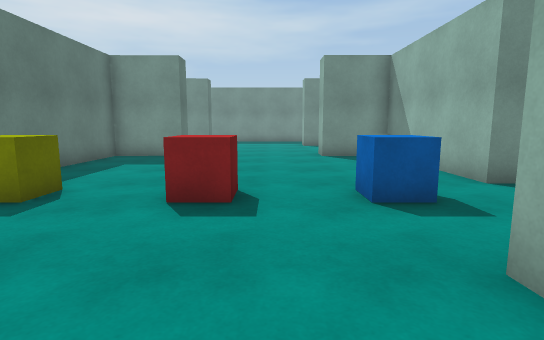
[1] (above)

20 first-person views from a walk through a scene from a Unity 3-D project. The camera is 1.2 m above the floor, tilts 8° down and sees 80° across. The floor is counted in squares, 1 m on a side. Each view is taken from the middle of a square. On the plan, view 1 faces up. The plan holds only what a view shows up to about 14 squares ahead; the rest is blank. The place goes on beyond the plan. The player character is not drawn.

[2]
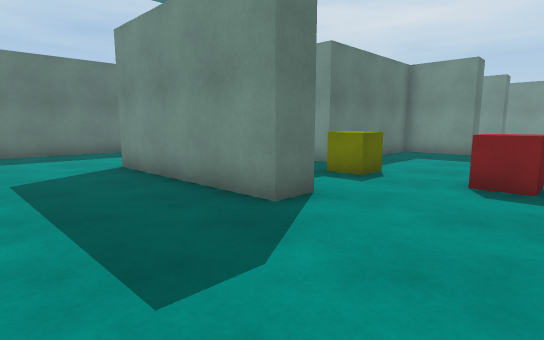

[3]
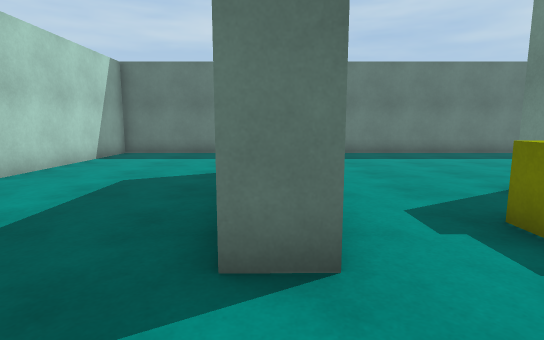

[4]
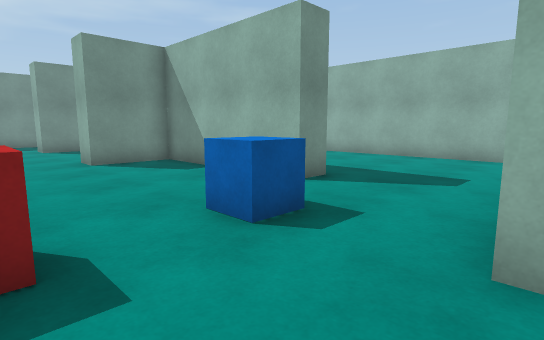

[5]
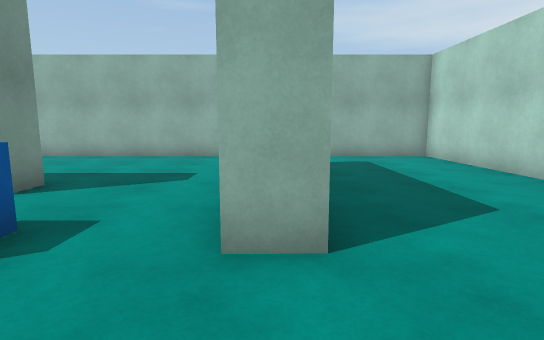

[6]
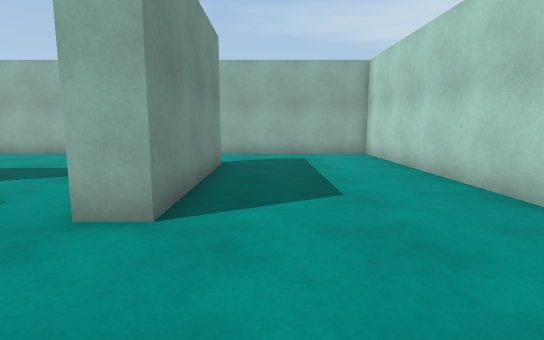

[7]
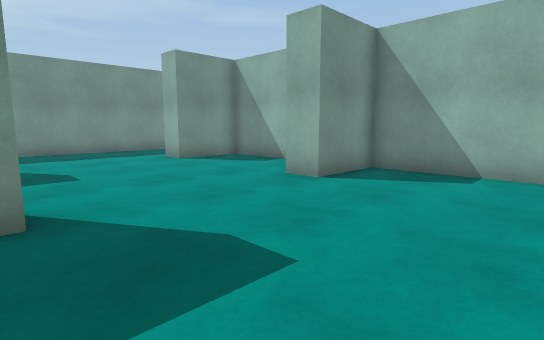

[8]
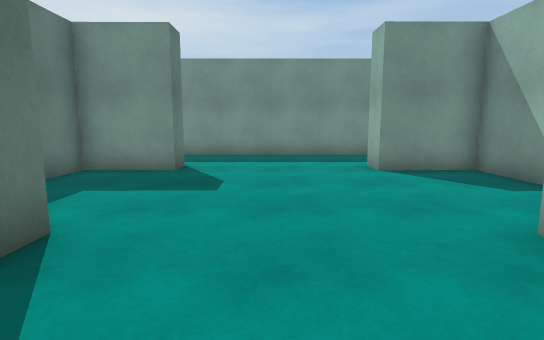

[9]
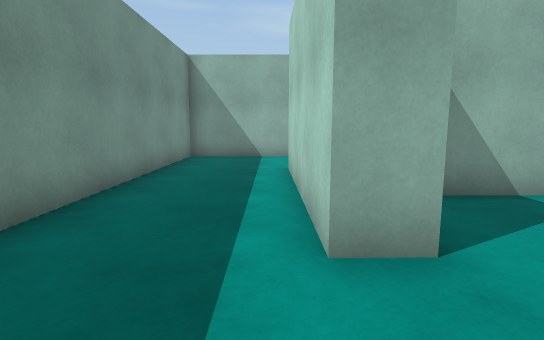

[10]
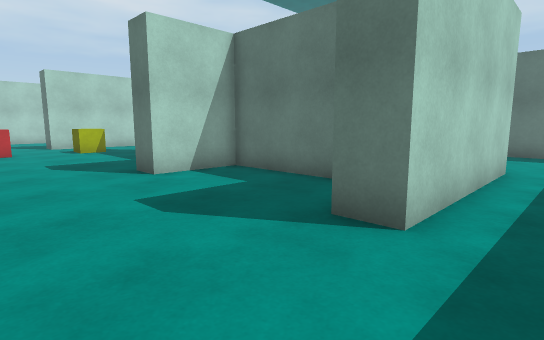

[11]
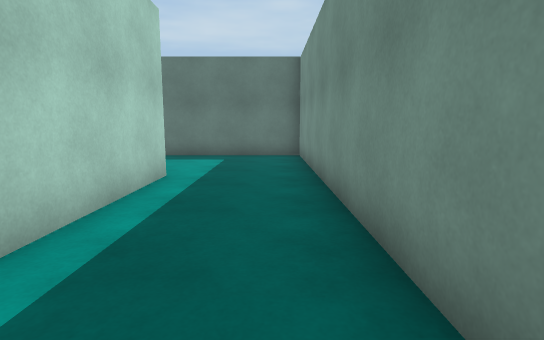

[12]
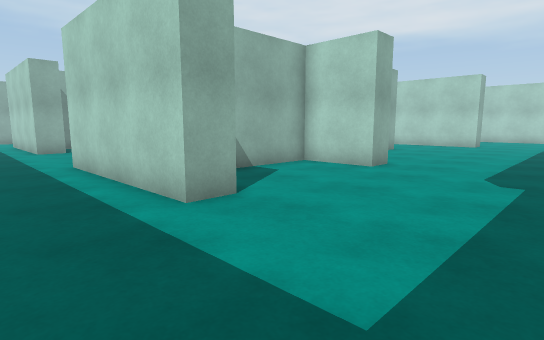

[13]
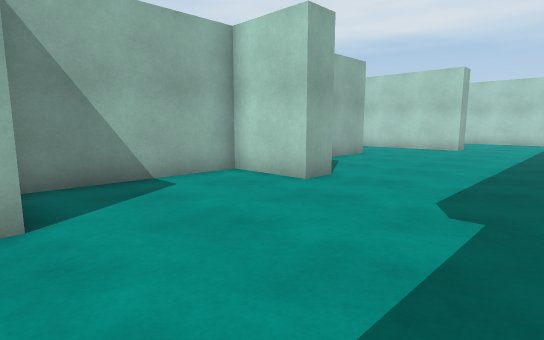

[14]
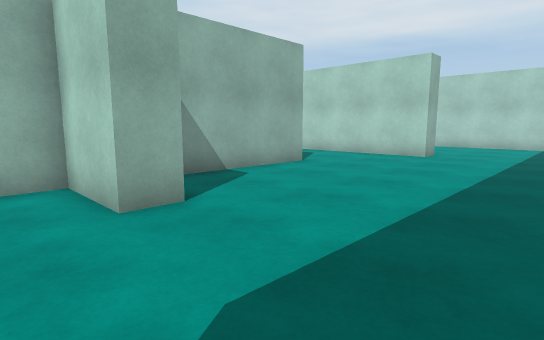

[15]
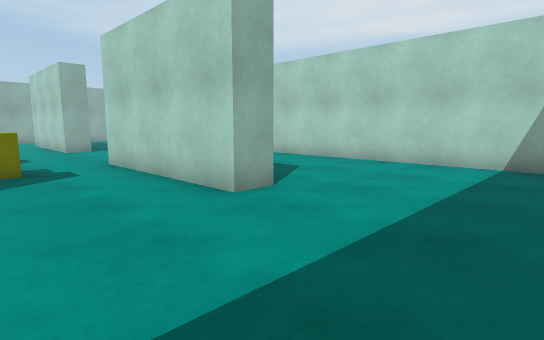

[16]
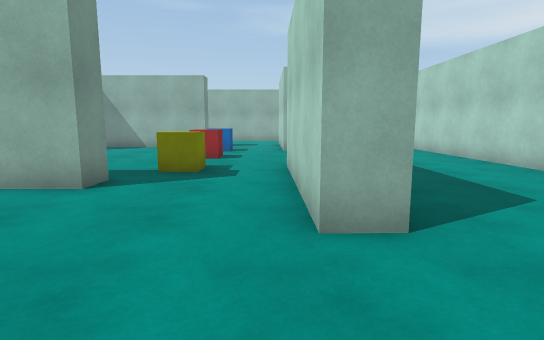

[17]
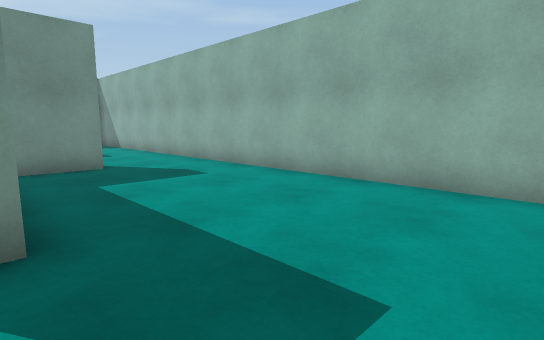

[18]
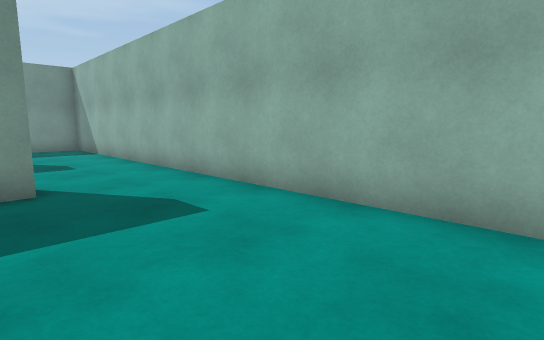

[19]
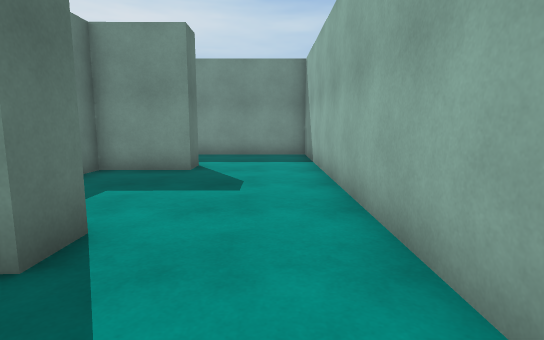

[20]
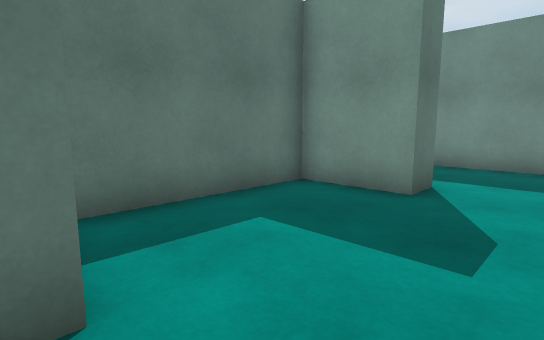

### Floor plan
Points are (right, up) in squares from view 1. A wall is a line through its corners. A room is listed if a view was taken in it or the views show most of it. See-through windows are left out.
Room 1 (views 1, 2, 3, 4, 5, 6, 7, 8, 9, 10, 11, 12, 13, 14, 15, 16, 17, 18, 19, 20)
walls: (-3.5, 2.6) (-3.4, 1.6) (-9.4, 1.5) (-9.4, 2.5) (-3.5, 2.6); (5.5, 6.6) (4.4, 6.6) (4.4, 12.5) (1.9, 12.4) (1.9, 13.5); (-9.5, 12.3) (-9.5, 13.4) (-7, 13.5) (-7, 18.2); (4.4, 15.4) (4.4, 18.5) (1.8, 18.5) (1.8, 19.6) (6, 19.7); (7.9, 13.6) (8, 12.5) (6, 12.5); (-9.6, 18.4) (-9.6, 19.5) (-3.7, 19.6) (-3.7, 18.4) (-6, 18.4) (-6, 13.5) (-3.6, 13.5) (-3.6, 12.4) (-6, 12.4) (-6, 6.6) (-7, 6.6) (-7, 11.1); (7.9, 1.6) (1.9, 1.5) (1.9, 2.5) (2.5, 2.5); (-14.7, 12.5) (-14.7, 5); (6.1, 19.7) (6.6, 19.7); (2.6, -4) (11.3, -3.9) (11.3, 23.1) (-14.7, 23.1) (-14.7, 17.8); (-14.7, 3.4) (-14.7, -4.2) (1.1, -4); (7.1, 19.7) (7.9, 19.7) (7.9, 18.6) (5.4, 18.5) (5.4, 14)
objects: cube (-5, 5) to (-4, 6); red cube (-2, 5) to (-1, 6); blue cube (2, 5) to (2, 6)

Where each view was taken, in squares from view 1:
view 1: 0 up, 0 right, facing up
view 2: 2 down, 0 right, facing up-left
view 3: 2 up, 1 left, facing left
view 4: 2 up, 1 left, facing up-right
view 5: 2 up, 1 left, facing right
view 6: 0 up, 2 left, facing right
view 7: 8 up, 4 left, facing up-right
view 8: 10 up, 1 left, facing up
view 9: 20 up, 1 left, facing right
view 10: 21 up, 0 right, facing down-left
view 11: 22 up, 2 left, facing left
view 12: 22 up, 14 left, facing down-right
view 13: 19 up, 14 left, facing down-right
view 14: 15 up, 14 left, facing down-right
view 15: 6 up, 14 left, facing down-right
view 16: 3 up, 13 left, facing right
view 17: 3 up, 5 right, facing up-right
view 18: 6 up, 7 right, facing up-right
view 19: 10 up, 10 right, facing up
view 20: 13 up, 10 right, facing up-left
